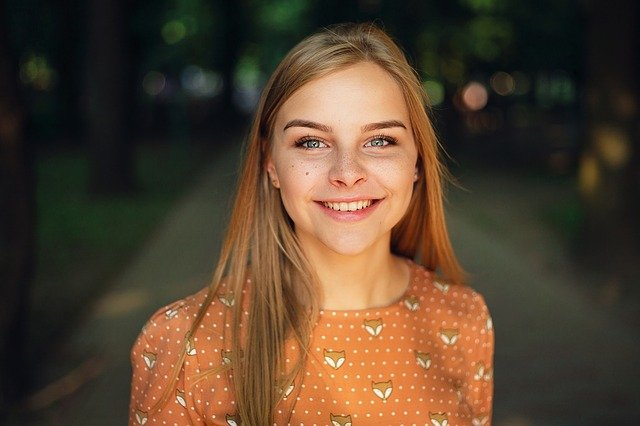
#> input picture img/black_500.jpg, 640 x 426 px; the run also reads 2 pictures not shown here
$ jupyter execute --allow-errors 1._OpenCV__Numpy_Matplotlib.ipynb
#> lines starting #> are read from the running program, lines starting #| are printed output that depends on the picture
# 🔥포스🔥

* 안녕하세요 :) 데이크루 2기 *포스팀*입니다!
* 오늘부터 연재가 시작됩니다 :) 많은 기대 부탁드려요!
* 본격적으로 OpenCV에 들어가기 앞서, 기초 과정인 Numpy와 Matplotlib를 살펴봅시다.

* **파이썬으로 만드는 OpenCV 프로젝트(이세우 저)를 기반으로 제작하였습니다.**

### 그럼  시작합니다 :)

### 1. Numpy
#### 1-1. 이미지와 Numpy

파이썬에서 실시간으로 컴퓨터 비전 프로그래밍을 실행할 때는 OpenCV 라이브러리를 주로 사용합니다. OpenCV란 Open Source Computer Vision의 약자로, 다양한 영상 처리에 사용할 수 있는 오픈소스 라이브러리 입니다. 이 OpenCV는 cv2 패키지를 import해서 이를 사용할 수 있습니다. 이 때, 이미지나 동영상을 읽어들이는 함수 cv2.imread()는 **Numpy배열을 반환**합니다. OpenCV를 파이썬 언어로 프로그래밍한다는 것은 Numpy배열을 다룬다는 것과 같은 말입니다. 따라서 Numpy배열에 대하여 기본적인 지식이 있어야 합니다.

<br>
<br>
Numpy 배열에서 정보를 얻는 기본 속성은 다음과 같습니다.

- **ndim** : 차원(축)의 수
- **shape** : 각 차원의 크기(튜플)
- **size** : 전체 요소의 개수, shape의 각 항목의 곱
- **dtype** : 요소의 데이터 타입
- **itemsize** : 각 요소의 바이트 크기

이미지는 여러 개의 픽셀들의 값으로 구성되기 때문에 수많은 행과 열로 구성된 픽셀 데이터의 모음으로 볼 수 있습니다.

어떤 이미지의 타입을 살펴보면 다음과 같습니다.

[cell 1]
import cv2

print(cv2.__version__)

image_path = 'img/black_500.jpg'
img = cv2.imread(image_path)
#> img is the input picture: shape (426, 640, 3); mean B, G, R 46.5, 65.4, 84.7

[cell 2]
# 이미지 표시
cv2.imshow('Image', img)
cv2.waitKey(0)
cv2.destroyAllWindows()

[cell 3]
type(img)

ndarray는 N-Dimensional Array의 약자로 다차원 배열을 의미합니다. OpenCV는 기본적으로 이미지를 3차원 배열인 '행(row)x열(column)x채널(channel)'로 표현합니다.

[cell 4]
print('이미지 차원 : ',img.ndim)
#| 이미지 차원 :  3
print('이미지 크기 : ',img.shape)
#| 이미지 크기 :  (426, 640, 3)
print('이미지 전체 요소 개수 : ',img.size) # 전체 요소의 개수
#| 이미지 전체 요소 개수 :  817920
print('이미지 데이터 타입 : ',img.dtype) # 부호없는 8비트 ( 이미지 픽셀은 음수나 소수점이 없다)
#| 이미지 데이터 타입 :  uint8
print('이미지 각 요소의 바이트 크기 : ',img.itemsize) # 각 요소의 크기가 1바이트
#| 이미지 각 요소의 바이트 크기 :  1

어떠한 이미지는 3차원의 크기를 가지고 있으며 shape은 다음과 같이 500,500,3으로 이루어져 있습니다. 데이터의 전체 요소의 개수는 500x500x3인 750000이며 데이터 타입은 uint8입니다. 각 요소의 크기는 각각 1바이트라고 할 수 있습니다.

Numpy 배열은 모든 요소에 동일한 연산을 수행하는 브로드캐스팅 연산, 선형대수학의 벡터와 행렬 연산 등 이미지 프로세싱이나 컴퓨터 비전 분야에 활용할 수 있는 방대한 기능을 제공합니다.

#### 1-2. Numpy 배열 생성

Numpy 배열은 값을 가지고 생성하는 방법, 크기만 지정해서 생성하는 방법으로 나뉩니다. 크기만 지정해서 생성하는 방법은 다시 특정한 초기 값을 모든 요소에 지정하는 경우와 값의 범위를 지정해서 순차적으로 증가 또는 감소하는 값을 갖게하는 방법으로 나눌 수 있습니다.

- 값으로 생성 : array()
- 초기 값으로 생성 : empty(), zeros(), ones(), full()
- 기존 배열로 생성 : empty_like(), zeros_like(), ones_like(), full_like()
- 순차적인 값으로 생성 : arange()
- 난수로 생성 : random.rand(), random.randn()

- **값으로 생성**

배열 생성에 사용할 값을 가지고 있는 경우에는 numpy.array() 함수로 쉽게 생성할 수 있습니다.

- numpy.array(list \[, dtype\]) : 지정한 값들로 Numpy 배열을 생성
    - list : 배열 생성에 사용할 값을 갖는 파이썬 리스트 객체
    - dtype : 데이터 타입 ( 생략하면 값에 의해 자동 결정 )
        - int8, int16, int32, int64 : 부호 있는 정수
        - uint8, uint16, uint32, uint64 : 부호 없는 정수
        - float16, float32, float64, float128 : 부동 소수점을 갖는 실수
        - complex64, complex128, complex256 : 부동 소수점을 갖는 복소수
        - bool : 불리언

이 외에도 훨씬 더 많은 dtype이 존재합니다.

[cell 5]
import numpy as np
a = np.array([[1,2,3,4],[1,2,3,4]])
print('a :',a)
print('a.dtype : ',a.dtype)
print('a.shape : ',a.shape)

[cell 6]
c = np.array([1,2,3.14,4])
print(c)
print(c.dtype)

소수가 함께 있는 array에는 dtype이 float형태로 나옵니다.<br>
명시적으로 dtype를 지정하고 싶은 경우에는 다음과 같이 지정하고픈 dtype을 옵션으로 주면 됩니다.

[cell 7]
d = np.array([1,2,3,4], dtype=np.float32)
print('d : ',d)
print('d.dtype : ',d.dtype)

- **크기와 초기 값으로 생성**

Numpy 배열을 생성할 때 사용할 값을 가지고 있지 않은 경우가 많기 때문에 초기 값을 지정해서 생성하는 방법을 사용합니다.

- numpy.empty(shape \[, dtype\]) : 초기화되지 않는 값(쓰레기 값)으로 배열 생성
    - shape : 튜플, 배열의 각 차수의 크기 지정
- numpy.zeros(shape \[,dtype\]) : 0으로 초기화된 배열 생성
- numpy.ones(shape \[,dtype\]) : 1로 초기화된 배열 생성
- numpy.full(shape, fill_value \[,dtype\]) : fill_value로 초기화된 배열 생성

[cell 8]
b = np.zeros((2,3))
print(b)
print(b.dtype)

[cell 9]
# dtype을 지정해주면 지정해준 type을 따라갑니다.
c = np.zeros((2,3), dtype = np.int8)
print(c)
print(c.dtype)

[cell 10]
d = np.ones((2,3), dtype = np.int16)
print(d)
print(d.dtype)

새로운 배열을 생성할 때 기존에 있던 배열과 같은 크기의 배열을 만들때에는 위의 함수들에 \_like를 붙인 함수를 사용합니다.

empty_like, zeros_like, ones_like, full_like

- **시퀀스와 난수로 생성**

Numpy 배열을 생성하는 방법 중에는 일정한 범위 내에서 순차적인 값을 갖게하는 방법과 난수로 채우는 방법이 있습니다.

- numpy.arange(\[start=0, \] stop \[, step=1, dtype = float64\]) : 순차적인 값으로 생성
    - start : 시작 값
    - stop : 종료 값, 범위에 포함되는 수는 ~ stop -1
    - step : 증가 값
    - dtype : 데이터 타입
- numpy.random.rand(array크기) : 0과 1 사이의 무작위 수 생성
    - array크기를 생략하면 난수 1개 반환, 나머지는 해당 크기만큼 값을 반환
- numpy.random.randn(array크기) : 표준 정규 분포를 따르는 무작위 수 생성

[cell 11]
a = np.arange(5)
print(a)
print(a.dtype)
print(a.shape)

[cell 12]
c = np.arange(3,9,2)
print(c)

마지막 9는 범위에 포함되지 않습니다. -1인 8의 값까지에서 종료되기 때문입니다.

[cell 13]
print(np.random.rand())
print(np.random.randn())
print(np.random.rand(2,3))
print(np.random.randn(2,3))

'''
이 함수들은 결과 값이 소수점을 갖고 특정 범위 내에서 난수를 추출하기 때문에
이미지 작업에 필요한 원하는 범위 내에서 난수를 발생하기 위해서는
브로드캐스팅 연산과 dtype 변경이 필요할 때가 많습니다.
'''

#### 1-3. dtype 변경

- ndarray.astype(dtype)
    - dtype : 변경하고 싶은 dtype, 문자열 또는 dtype
- numpy.uintX(array) : array를 부호 없는 정수 타입으로 변경해서 반환
    - X : 8, 16, 32, 64
- numpy.intX(array) : array를 int 타입으로 변경해서 반환
    - X : 8, 16, 32, 64
- numpy.floatX(array) : array를 float 타입으로 변경해서 반환
    - X : 16, 32, 64, 128
- numpy.complexX(array) : array를 복소수(complex) 타입으로 변경해서 반환
    - X : 64, 128, 256

#### 1-4. 차원 변경

- ndarray.reshape(newshape) : ndarray의 shape를 newshape로 차원 변경
- numpy.reshape(ndarray, newshape) : ndarray의 shape를 newshape로 차원 변경
    - ndarray : 원본 배열 객체
    - newshape : 변경하고자 하는 새로운 shape
- numpy.ravel(ndarray) : 1차원 배열로 차원 변경
    - ndarray :변경할 원본 배열
- ndarray.T : 전치배열 (transpose)

arange함수는 1차원만 생성 가능합니다.

[cell 14]
a = np.arange(6)
print('a : ',a)
print(a[3])

이를 2차원으로 바꾸어보겠습니다.

[cell 15]
b = a.reshape(2,3)
print('b : ',b)
c = np.reshape(a,(2,3))
print('c : ',c)

다음은 reshape와 ravel을 이용하여 예시 데이터를 재정렬해보겠습니다.

[cell 16]
# 1차원으로 재정렬 : reshape, ravel
f = np.zeros((2,3))
print(f)
print(f.reshape((6,)))
print(f.reshape(-1))
print(np.ravel(f))

전치배열을 이용하여 행과 열의 shape를 바꾸어보겠습니다.

[cell 17]
g = np.arange(10).reshape(2,-1)
print(g)
print(g.T)

#### 1-5. 브로드캐스팅 연산

Numpy 배열에 산술 연산을 수행했을 때 전체 원소에 같은 연산이 적용되는 것을 의미합니다. 예를 들어 리스트의 모든 항목 값을 1씩 증가시키려면 반복문을 활용해야 하는데 Numpy 배열은 한번의 연산으로 같은 값을 출력할 수 있습니다.

[cell 18]
import numpy as np
a = np.arange(10)
print(a)
print(a+1)

Booolean을 반환하는 비교 연산도 가능합니다.

[cell 19]
print(a>0)

배열 끼리의 연산도 가능합니다.

[cell 20]
a = np.arange(10, 60, 10)
b = np.arange(1, 6)
print(a+b)
print(a*b)

#### 1-6. 인덱싱과 슬라이싱

Numpy 배열은 파이썬의 리스트처럼 인덱스로 각 요소에 접근 할 수 있습니다. 배열의 차원에 따라서 인덱스의 개수도 달라집니다.

- 1차원

[cell 21]
a = np.arange(10)
print(a)
print(a[5])
print(a[2:5]) # 3번재부터 5번째까지 출력
print(a[5:]) # 6번째부터 끝까지 출력

- 2차원

[cell 22]
b = np.arange(12).reshape(3,4)
print(b)
print(b[1]) # b의 두번째 행
print(b[1,2]) # b의 2번째 행의 3번째 요소

슬라이싱으로 전체 배열 중 일부를 다른 변수에 할당하는 경우 값의 변경은 원본에도 그대로 반영됩니다. 만약 바뀌는걸 원치 않는다면 **ndarray.copy()함수**를 사용해여 복제본을 만들어두면 됩니다.

[cell 23]
print(b)

[cell 24]
bb = b[0:2, 1:3] # b에서 슬라이싱해온 값을 bb변수에 저장
print(bb)

[cell 25]
bb[0] = 99  # bb 변수의 0행의 값을 99로 변경
print(b)

이렇게 바뀌기 때문에 복제본을 이용하면 원본의 값을 변화시키지 않고 원하는 값을 얻을 수 있습니다.

#### 1-7. 팬시 인덱싱

배열 인덱스에 다른 배열을 전달해서 원하는 요소를 선택하는 방법을 **팬시 인덱싱**이라고 합니다. 전달하는 배열에 숫자를 포함하고 있으면 해당 인덱스에 맞게 선택되고, 배열에 boolean 값을 포함하면 True 인 값을 갖는 요소만 선택됩니다.

[cell 26]
a = np.arange(5)
print(a)
print(a[[1,3]])
print(a[[True, False, True, False, True]]) # True값만 출력

Numpy 배열에 비교 연산을 하면 개별 요소들이 조건을 만족하는지를 알 수 있습니다. 반대로 boolean 값을 갖는 배열을 배열의 인덱스 대신 사용하면 True 값 위치의 값들만 얻을 수 있는데, 이 둘을 한번에 합해서 실행하면 원하는 조건의 값만을 얻을 수 있습니다.

[cell 27]
import numpy as np

a = np.arange(10)
print('a : ',a)
b = a > 5
print('b : ',b)

다음과 같이 조건을 지정한 후 먼저 a[b]값을 구해보면 다음과 같습니다.

[cell 28]
print('a[b] : ',a[b])

b에서 True인 값의 숫자만 출력된 것을 확인할 수 있습니다.

다음은 b 조건에 따른 a의 값을 변경시켜보겠습니다. a 중에 5 초과인 원소들을 1로 바꾸어봅시다.

[cell 29]
a[a>5] = 1
print('변경된 a :',a)

#### 1-8. 병합과 분리

2개 이상의 Numpy 배열을 병합하는 방법은 크게 단순히 배열을 이어 붙여서 크기를 키우는 방법과 새로운 차원을 만들어 서로서로 끼워넣는 방법, 2가지가 있습니다. 이를 이해하기 위해서는 축(axis)의 개념을 알아야 하는데 shape가 (10, 20, 3)이면 3개의 축이고 10은 0번축, 20은 1번축으로 생각하고, **축을 기준으로 작업을 한다는 뜻은 shape의 각 순서에 따라 작업을 한다는 뜻**입니다.

- numpy.hstack(arrays) : arrays 배열을 수평으로 병합
- numpy.vstack(arrays) : arrays 배열을 수직으로 병합
- numpy.concatenate(arrays, axis=0) : arrays 배열을 지정한 축 기준으로 병합
- numpy.stack(arrays, axis=0) : arrays 배열을 새로운 축으로 병합
    - arrays : 병합 대상 배열(튜플)
    - axis : 작업할 대상 축 번호

- **vstack, hstack**

예시 데이터를 먼저 생성 후,

[cell 30]
a = np.arange(4).reshape(2,2)
print(a)
b = np.arange(10, 14).reshape(2,2)
print(b)

이를 병합해봅시다.

- 수직 병합

[cell 31]
print(np.vstack((a,b)))

[cell 32]
print(np.concatenate((a,b),0))

- 수평 병합

[cell 33]
print(np.hstack((a,b)))

[cell 34]
print(np.concatenate((a,b),1)) # 수평으로 병합

- **stack**

관련 함수는 중요한 함수 중 하나인데, https://everyday-image-processing.tistory.com/87 블로그에 잘 정리되어 있으니 참고하시면 더 좋을 것 같습니다 :)

[cell 35]
a = np.arange(12).reshape(4,3)
print(a)

[cell 36]
b = np.arange(10, 130, 10).reshape(4,3)
print(b)

[cell 37]
c = np.stack((a,b),0)
print(c)
print('c의 shape : ', c.shape)

[cell 38]
d = np.stack((a,b),1)
print(d)
print('d의 shape',d.shape)

[cell 39]
e = np.stack((a,b),2)
print(e)
print(e.shape)

- numpy.vsplit(array, indice) : array 배열을 수평으로 분리
- numpy.hsplit(array, indice) : array 배열을 수직으로 분리
- numpy.split(array, indice, axis = 0 ) : array 배열을 axis 축으로 분리
    - array : 분리할 배열
    - indice : 분리할 개수 또는 인덱스 ( 어떻게 나눌지를 정하는 인자로 정수 = 배열을 그 수로 나눔, 1차워 배열 = 나눌 인덱스 )
    - axis : 기준 축 번호

[cell 40]
b = np.arange(12).reshape(4,3)
print(b)

[cell 41]
print(np.vsplit(b,2)) # 수직으로 나눔

[cell 42]
print(np.split(b, 2, 0)) # 0번 축을 기준으로 2개로 나눔

#### **1-9. 이미지 생성**

[cell 43]
import cv2
import numpy as np
import matplotlib.pyplot as plt

img = np.zeros((120,120), dtype=np.uint8)   # 120x120 2차원 배열 생성, 검은색 흑백 이미지
img[25:35, :] = 45                          # 25~35행 모든 열에 45 할당
img[55:65, :] = 115                         # 55~65행 모든 열에 115 할당
img[85:95, :] = 160                         # 85~95행 모든 열에 160 할당
img[:, 35:45] = 205                         # 모든행 35~45 열에 205 할당
img[:, 75:85] = 255                         # 모든행 75~85 열에 255 할당


cv2.imshow('Gray', img)
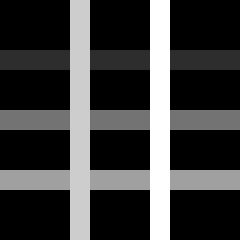
#> window 'Gray': shape (120, 120) (shown 2 times larger); min 0, max 255, mean 60.6
cv2.waitKey(0)
cv2.destroyAllWindows()

[cell 44]
import cv2
import numpy as np
import matplotlib.pyplot as plt

img = cv2.imread('../img/result1.jpg')

cv2.imshow('Gray', img)
cv2.waitKey(0)
cv2.destroyAllWindows()

plt.imshow(img[:,:,::-1])

결과는 다음과 같이 나타납니다.

OpenCV에서 이미지를 표현하기 위한 Numpy 배열은 반드시 dtype이 uint8이어야 합니다. ( 0 : 검은색, 255 : 흰색 )

[cell 45]
img = np.zeros((120,120, 3), dtype=np.uint8)    # 120x120 2차원 배열 생성, 3채널 컬러 이미지
img[25:35, :] = [255,0,0]                       # 25~35행 모든 열에 [255,0,0], 파랑색 할당
img[55:65, :] = [0, 255, 0]                     # 55~65행 모든 열에 [0,255,0], 초록색 할당
img[85:95, :] = [0,0,255]                       # 85~95행 모든 열에 [0,0,255], 빨강색 할당
img[:, 35:45] = [255,255,0]                     # 모든행 35~45 열에 [255,255,0], 하늘색 할당
img[:, 75:85] = [255,0,255]                     # 모든행 75~85 열에 [255,0,255], 분홍색 할당
cv2.imshow('BGR', img)
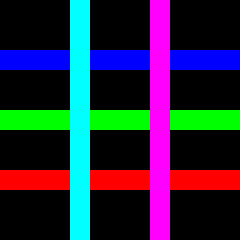
#> window 'BGR': shape (120, 120, 3) (shown 2 times larger); mean B, G, R 60.2, 39, 39
cv2.waitKey(0)
cv2.destroyAllWindows()

[cell 46]
img = cv2.imread('../img/result2.jpg')


#> (the rest of this cell did not finish here and is left out)

### 2. Matplotlib

**Matplotlib**은 파이썬에서 가장 인기 있는 데이터 시각화 라이브러리로 도표나 차트 등을 손쉽게 그릴 수 있습니다. cv2.imshow() 함수를 여러번 호출하면 창이 여러개 열리므로 한 화면에 여러 이미지를 띄우려는 단순한 이유로 Matplotlib을 사용합니다.

Matplotlib 시각화 예제 : https://matplotlib.org/stable/gallery/index.html

#### 2-1. Matplotlib

[cell 47]
import matplotlib.pyplot as plt

#### 2-2. plot

[cell 48]
import numpy as np

a = np.array([2,6,7,3,12,8,4,5]) # x축 index는 자동 생성됩니다.
plt.plot(a)
plt.show()
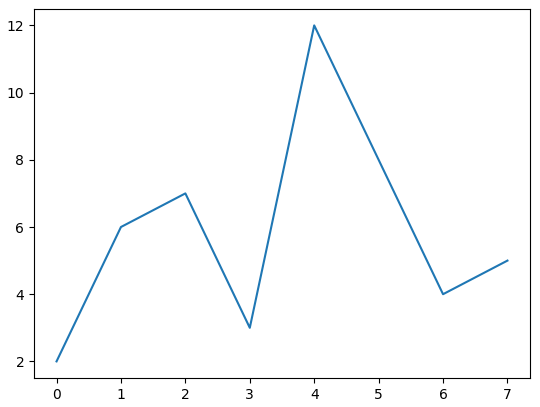
#> figure drawn by matplotlib, 1 panel

#### 2-3. color와 style

- 색상기호
    - b : blue
    - g : green
    - r : red
    - c : cyan ( 청록색 )
    - m : magenta ( 자홍색 )
    - y : yellow
    - k : black
    - w : white

- 스타일 기호
    - \- 실선 ( 기본값 )
    - -- 이음선
    - -. 점 이음선
    - : 점선
    - . 점
    - , 픽셀
    - o 원
    - v 역삼각형
    - ^ 정삼각형
    - < 좌삼각형
    - \> 우삼각형
    - 1 작은 역삼각형
    - 2 작은 정삼각형
    - 3 작은 좌삼각형
    - 4 작은 우삼각형
    - s 사각형
    - p 오각형
    - \* 별표
    - h 육각형
    - \+ 더하기 표
    - D 다이아몬드 표
    - X 엑스 표

[cell 49]
x = np.arange(10)
f1 = x * 5
f2 = x **2
f3 = x **2 + x*2

plt.plot(x,'r--')   # 빨강색 이음선
plt.plot(f1, 'g.')  # 초록색 점
plt.plot(f2, 'bv')  # 파랑색 역 삼각형
plt.plot(f3, 'ks' ) # 검정색 사각형
plt.show()
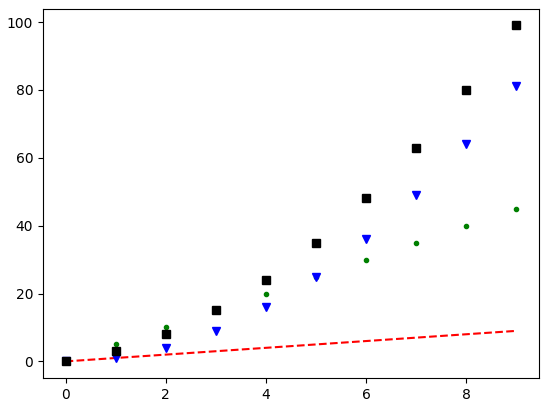
#> figure drawn by matplotlib, 1 panel; curve peaks at x = 9, y = 9; curve peaks at x = 9, y = 45; curve peaks at x = 9, y = 81

#### 2-4. subplot

각각의 그래프를 분리해서 따로 그려야 할 때 사용합니다. 이 subplot을 이용하여 다양한 그래프를 한 번에 나타낼 수 있습니다.

[cell 50]
import cv2
import numpy as np
import matplotlib.pyplot as plt
x = np.arange(10)

plt.subplot(2,2,1)  #2행 2열 중에 1번째
plt.plot(x,x**2)

plt.subplot(2,2,2)  #2행 2열 중에 2번째
plt.plot(x,x*5)

plt.subplot(223)    #2행 2열 중에 3번째
plt.plot(x, np.sin(x))

plt.subplot(224)    #2행 2열 중에 4번째
plt.plot(x,np.cos(x))

plt.show()
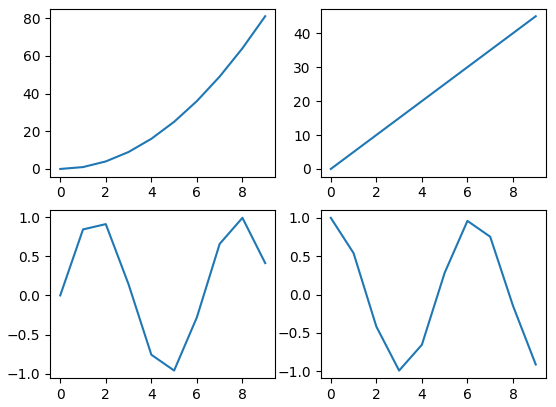
#> figure drawn by matplotlib, 4 panels; panel 1: curve peaks at x = 9, y = 81; panel 2: curve peaks at x = 9, y = 45; panel 3: curve peaks at x = 8, y = 0.989; panel 4: curve peaks at x = 0, y = 1

#### 2-5. 이미지 표시

plt.plot() 대신에 **plt.imshow() 함수**를 호출하면 OpenCV로 읽어들인 이미지를 그래프 영역에 출력할 수 있습니다. 이는 데이콘에서 파일 올리기를 할 때도 매우 중요한 기능입니다! cv2.imshow()함수를 이용하면 데이콘 화면에서는 안보이더라구요 ㅠㅠ..

[cell 51]
import cv2
from matplotlib import pyplot as plt

img = cv2.imread('../img/woman.jpg')

plt.imshow(img) # 이미지 표시
plt.show()

하지만 그냥 출력해버리면 다음과 같이 이미지의 색이 다른 것을 확인할 수 있습니다. **plt.imshow() 함수는 컬러 이미지를 RGB 순으로 해석하지만 OpenCV는 BGR순으로 인식하기 때문입니다. 따라서 컬러를 뒤집어서 나타내주어야 합니다.**

[cell 52]
img = cv2.imread('../img/woman.jpg')


plt.imshow(img[:,:,::-1]) # 이미지 컬러 채널을 뒤집어서 표시 ( 3번째가 채널 )
# plt.imshow(img[:,:,(2,1,0)])  위와 같은 결과
plt.xticks([])
plt.yticks([])
plt.show()

이미지들을 앞서 배웠던 subplot을 이용하여 다시 그려보겠습니다.

[cell 53]
import cv2
from matplotlib import pyplot as plt

img1 = cv2.imread('../img/woman2.jpg')
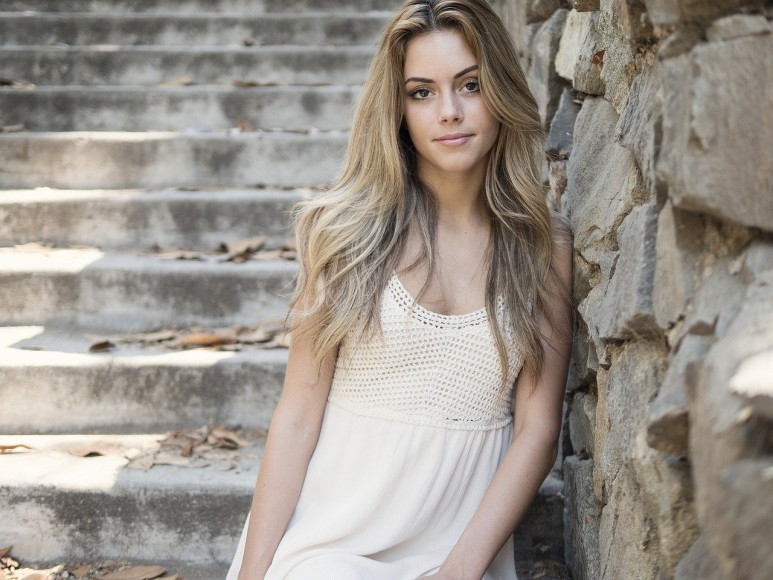
#> input picture img/woman2.jpg, 773 x 580 px, found by its file name
#> img1 is the input picture: shape (580, 773, 3); mean B, G, R 140.4, 148.4, 155.7
img2 = cv2.imread('../img/woman3.jpg')
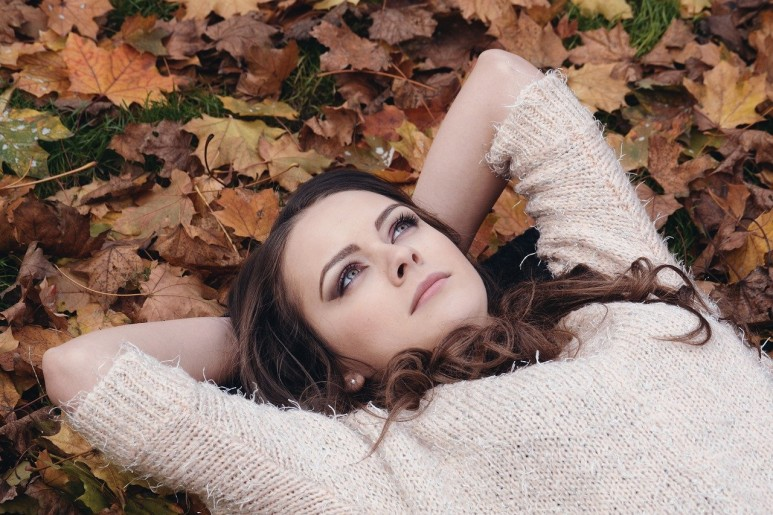
#> input picture img/woman3.jpg, 773 x 515 px, found by its file name
#> img2 is the input picture: shape (515, 773, 3); mean B, G, R 108.1, 119.1, 143.4
img3 = cv2.imread('../img/woman4.jpg')
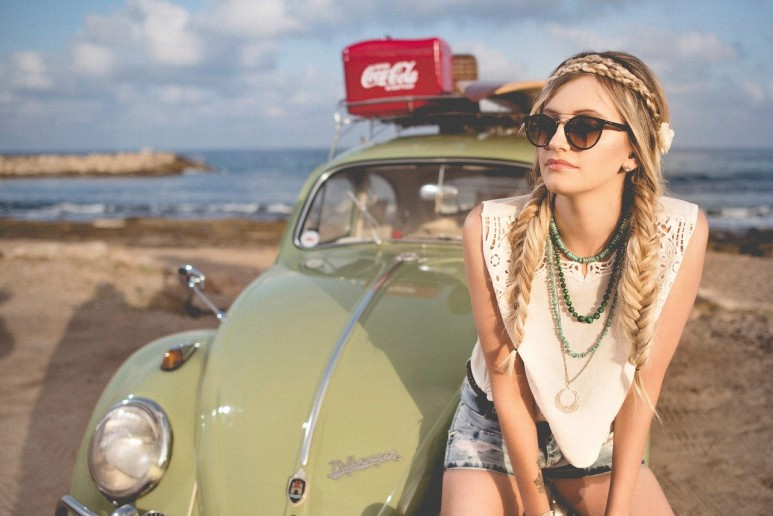
#> input picture img/woman4.jpg, 773 x 516 px, found by its file name
#> img3 is the input picture: shape (516, 773, 3); mean B, G, R 135.2, 149.1, 163.3


plt.subplot(1,3,1)  #1행 3열 중에 1번째
plt.imshow(img1[:,:,(2,1,0)])
plt.xticks([]); plt.yticks([])

plt.subplot(1,3,2)  #1행 3열 중에 2번째
plt.imshow(img2[:,:,(2,1,0)])
plt.xticks([]); plt.yticks([])

plt.subplot(1,3,3)    #1행 3열 중에 3번째
plt.imshow(img3[:,:,(2,1,0)])
plt.xticks([]); plt.yticks([])
plt.show()
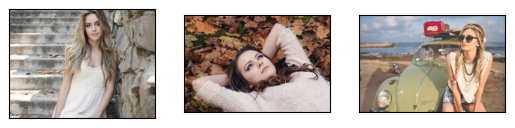
#> figure drawn by matplotlib, 3 panels
